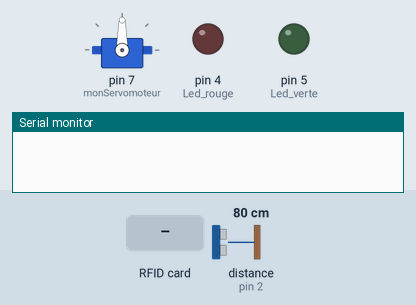
Simulated run of this sketch. Board: Arduino Uno, built with avr-gcc and run on an emulated ATmega328P. Parts: servo, output pins drawn as LEDs (lit = HIGH), the last lines printed to the serial monitor. Wiring (inferred from the names in the program): ultrasonic range finder: trigger pin 3; echo pin 2. The inputs (shaded band) are chosen by the test bench; at power-on: distance to the obstacle (sensor on pin 2) 80 cm. The echo pulse lasts 58.3 µs per cm; pins used as bus, display or sensor lines are not drawn.

Above: at 1.2 s.
1.3 s: distance to the obstacle (sensor on pin 2) set to 22 cm
4.2 s: distance to the obstacle (sensor on pin 2) set to 18 cm
At 7.2 s:
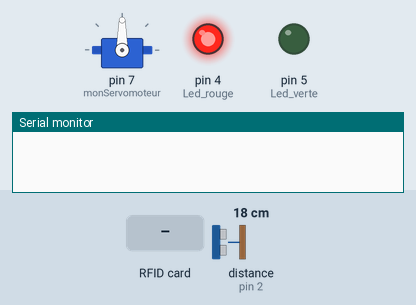
7.5 s: distance to the obstacle (sensor on pin 2) set to 35 cm
At 10.3 s:
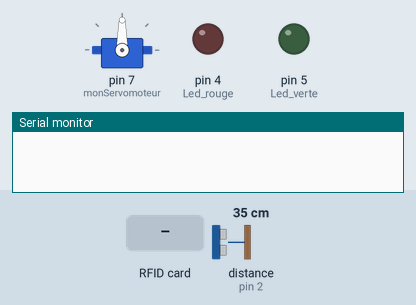
10.6 s: distance to the obstacle (sensor on pin 2) set to 2 cm
At 12.9 s:
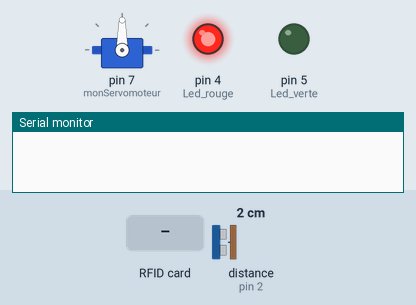
13.6 s: RFID card 5E 7A 19 C4 held to the reader
At 15.6 s:
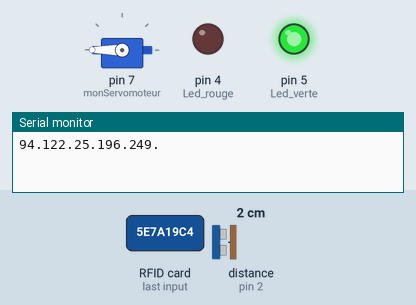
Timing chart, 0 to 22.6 s (numbered marks = the images above; inputs shaded):
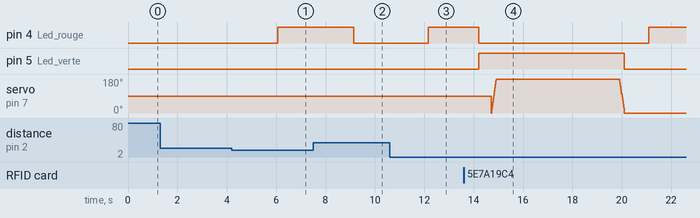

Measured:
- the behaviour switches between 21 and 20 cm on distance to the obstacle (sensor on pin 2) (found by bisection; images 0 and 1)
- after the input at 1.3 s, every drawn part: stays the same
- after the input at 4.2 s, pin 4 (Led_rouge): LOW → HIGH after 1.9 s
- after the input at 7.5 s, pin 4 (Led_rouge): HIGH → LOW after 1.6 s
- after the input at 10.6 s, pin 4 (Led_rouge): LOW → HIGH after 1.6 s
- after the input at 13.6 s, pin 4 (Led_rouge): HIGH → LOW after 0.61 s, → HIGH 6.9 s later; pin 5 (Led_verte): LOW → HIGH after 0.61 s, → LOW 5.9 s later

The sketch:

arduinocode.ino
```cpp
/* Utilisation du capteur Ultrason HC-SR04
 int trig = 7;            12
int echo = 6;              11


Branchement capteur rfid

RST:9
MISO:12
MOSI:11
SCK:13
NSS:10


branchement Servomoteur
port 2


*/

#include <SPI.h> // La Bibliotheque necessaire pour le RFID (Serial Peripheral Interface) #include <RFID.h> // La Bibliotheque RFID
#include <RFID.h> // La Bibliotheque RFID
#include <Servo.h>// Bibliotheque pour le servomoteur
/* Créer un objet Servo pour contrôler le servomoteur */
Servo monServomoteur;


int trig = 3;
int echo = 2;
long lecture_echo;
long cm;

// initialize the library by associating any needed LCD interface pin
// with the arduino pin number it is connected to

RFID rfid(10,9);


void setup()
{
  // Ultrason
  pinMode(trig, OUTPUT);
  digitalWrite(trig, LOW);
  pinMode(echo, INPUT);
  Serial.begin(9600);


  //RFID
  SPI.begin();
  rfid.init();

  //Servomoteur
 monServomoteur.attach(7);

 //LED
 pinMode(5,OUTPUT);//Led verte
 pinMode(4,OUTPUT);//Led rouge


}

void loop()
{


  digitalWrite(trig, HIGH);
  delayMicroseconds(10); // envoi d'une impulsion sur trig de 10 microsecondes
  digitalWrite(trig, LOW);
  lecture_echo = pulseIn(echo, HIGH);
  cm = lecture_echo / 58; // lecture_echo*340/(2*10000)
  //Serial.print("Distance en cm : ");
  //Serial.println(cm);
  delay(1000);


  if (cm < 20)
  {

   digitalWrite(4, HIGH);


   if (rfid.isCard()) //Test si une carte est presente
      {


        if(rfid.readCardSerial()) // Pour lire la carte
        {
          for(int i = 0; i < sizeof(rfid.serNum); i++ ) // Parcours tous les nombres de la carte
              {
                Serial.print(rfid.serNum[i]); // Affiche le numero de la carte
                Serial.print(".");
              }

                digitalWrite(4, LOW);
                digitalWrite(5, HIGH);
                Serial.println(""); // Retour a la ligne }
                rfid.halt(); // Cloture la prise d'information }
                delay(500);
         }


         // Fait bouger le bras de 0° à 180°
        for (int position = 0; position <= 180; position++)
          {
          monServomoteur.write(position);
          delay(1);
           }


          delay (5000);
          digitalWrite(4, LOW);
         // Fait bouger le bras de 180° à 10°
        for (int position = 180; position >= 0; position--)
            {
              monServomoteur.write(position);
              delay(1);

            }

           digitalWrite(5, LOW);


}
  }

else { digitalWrite(4, LOW);}
      }
```
